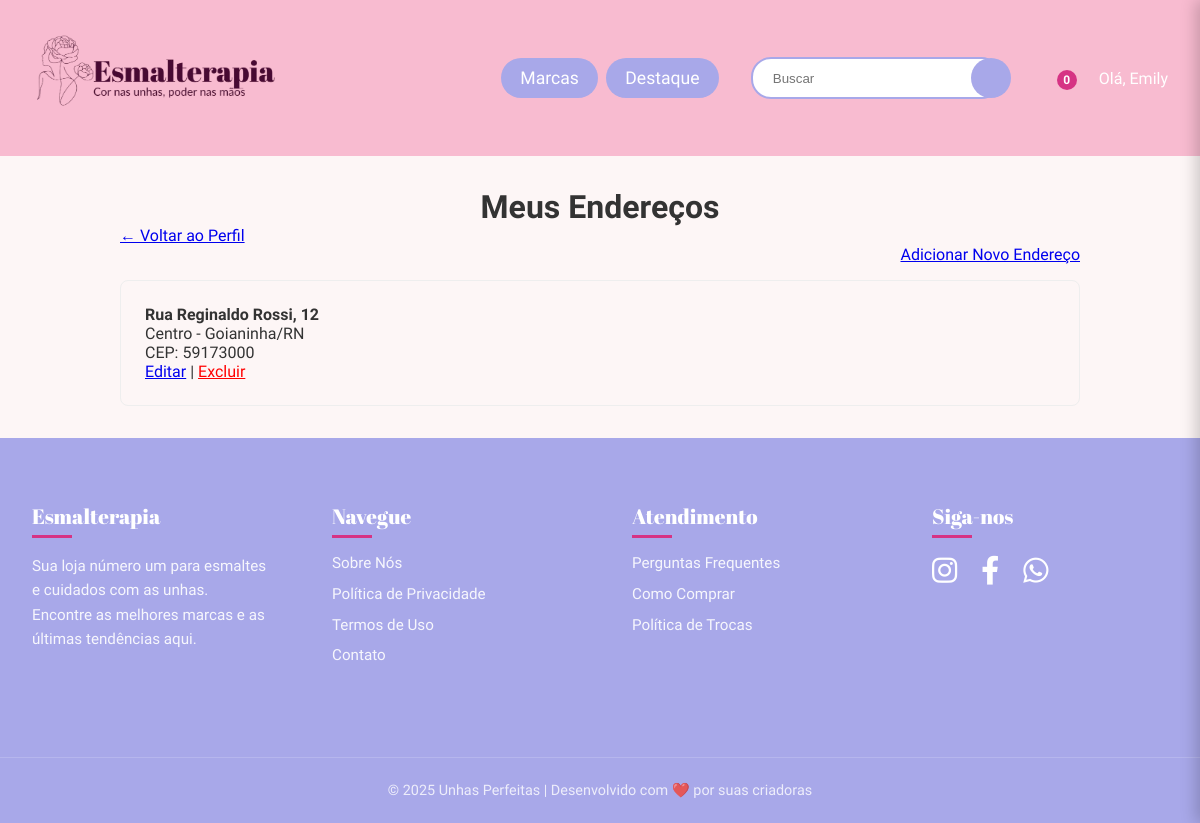
Screenshot of /meus-enderecos/ (signed in) with the database file from the repository.
### core/models.py (models this page shows, shortened)
class Usuario(AbstractUser):
    cpf = models.CharField(max_length=14, unique=True, verbose_name='CPF', help_text="CPF do usuário, deve ser único.")
    telefone = models.CharField(max_length=15, blank=True, null=True, help_text="Telefone de contato do usuário.")
    email = models.EmailField(unique=True)
    favoritos = models.ManyToManyField(Produto, related_name='favoritado_por', blank=True)
    USERNAME_FIELD = 'email'
    REQUIRED_FIELDS = ['username', 'first_name', 'last_name']

class EnderecoUsuario(models.Model):
    usuario = models.ForeignKey(Usuario, on_delete=models.CASCADE, related_name='enderecos')
    logradouro = models.CharField(max_length=255)
    numero = models.CharField(max_length=20)
    complemento = models.CharField(max_length=100, blank=True, null=True)
    bairro = models.CharField(max_length=100, null=True, blank=True)
    cidade = models.CharField(max_length=100)
    estado = models.CharField(max_length=2, help_text="Sigla do estado, ex: SP")
    cep = models.CharField(max_length=9, help_text="Formato 00000-000")

### core/views.py (the view)
# urls.py: path('meus-enderecos/', views.gerenciar_enderecos, name='gerenciar_enderecos'),
@login_required
def gerenciar_enderecos(request):
    enderecos = EnderecoUsuario.objects.filter(usuario=request.user)
    return render(request, 'core/gerenciar_enderecos.html', {'enderecos': enderecos})

### core/templates/core/gerenciar_enderecos.html
{% extends 'core/base.html' %}
{% block content %}
<div style="max-width: 960px; margin: 2rem auto;">
    <h1 style="text-align: center;">Meus Endereços</h1>
    <a href="{% url 'perfil' %}">← Voltar ao Perfil</a>
    <a href="{% url 'adicionar_endereco' %}" style="display: block; text-align: right; margin-bottom: 1rem;">Adicionar Novo Endereço</a>
    {% for endereco in enderecos %}
    <div style="border: 1px solid #eee; padding: 1.5rem; margin-bottom: 1rem; border-radius: 8px;">
        <p><strong>{{ endereco.logradouro }}, {{ endereco.numero }}</strong></p>
        <p>{{ endereco.bairro }} - {{ endereco.cidade }}/{{ endereco.estado }}</p>
        <p>CEP: {{ endereco.cep }}</p>
        <a href="{% url 'editar_endereco' endereco.id %}">Editar</a> |
        <a href="{% url 'deletar_endereco' endereco.id %}" style="color: red;">Excluir</a>
    </div>
    {% empty %}
    <p>Você não possui endereços cadastrados.</p>
    {% endfor %}
</div>
{% endblock %}

### core/templates/core/base.html (shortened to what this page needs)
{% load static %}
<!DOCTYPE html>
<html lang="pt-br">
<head>
    <link rel='stylesheet' href='{% static "core/css/base.css" %}'>
    <link rel='stylesheet'
        href='https://cdn-uicons.flaticon.com/2.6.0/uicons-regular-rounded/css/uicons-regular-rounded.css'>
    <link rel="stylesheet" href="https://cdnjs.cloudflare.com/ajax/libs/font-awesome/6.0.0-beta3/css/all.min.css">
</head>
<body>
    <header class="main-header">
        <div class="header-left">
            <div class="logo-container">
                <a href="{% url 'home' %}"><img src="{% static 'core/img/logo-loja-1.png' %}" alt="Unhas Perfeitas"></a>
            </div>
        </div>
        <div class="header-right">
            <nav class="main-nav">
                <ul class="nav-menu">
                    <li class="dropdown">
                        <a href="#">Marcas</a>
                    </li>
                    <li class="dropdown">
                        <a href="#">Destaque</a>
                    </li>
                </ul>
            </nav>
            <form action="{% url 'busca' %}" method="get" class="search-bar">
                <input type="text" name="q" placeholder="Buscar">
                <button type="submit"></button>
            </form>
            <div class="user-actions">
                <a href="{% url 'ver_carrinho' %}" title="Carrinho" class="cart-icon">
                    <span class="cart-count">
                        {% if request.session.carrinho %}  {{ request.session.carrinho|length }}
                        {% else %}                       0
                        {% endif %}                      </span>
                </a>
                {% if user.is_authenticated %}
                <a href="{% url 'perfil' %}" title="Minha Conta" class="user-profile-link">
                    <span>Olá, {{ user.first_name|default:user.username }}</span>
                </a>
                {% else %}
                <a href="{% url 'login' %}" class="login-link">Entrar</a>
                <a href="{% url 'registro' %}" class="register-link">Cadastrar</a>
                {% endif %}
            </div>
        </div>
    </header>
    <main>
        {% block content %}{% endblock %}
    </main>
    <footer class="main-footer">
        <div class="container footer-container">
            <div class="footer-column">
                <h3 class="footer-title">Esmalterapia</h3>
                <p>Sua loja número um para esmaltes e cuidados com as unhas. Encontre as melhores marcas e as últimas
                    tendências aqui.</p>
            </div>
            <div class="footer-column">
                <h3 class="footer-title">Navegue</h3>
                <ul class="footer-links">
                    <li><a href="#">Sobre Nós</a></li>
                    <li><a href="#">Política de Privacidade</a></li>
                    <li><a href="#">Termos de Uso</a></li>
                    <li><a href="#">Contato</a></li>
                </ul>
            </div>
            <div class="footer-column">
                <h3 class="footer-title">Atendimento</h3>
                <ul class="footer-links">
                    <li><a href="#">Perguntas Frequentes</a></li>
                    <li><a href="#">Como Comprar</a></li>
                    <li><a href="#">Política de Trocas</a></li>
                </ul>
            </div>
            <div class="footer-column">
                <h3 class="footer-title">Siga-nos</h3>
                <div class="social-icons">
                    <a href="#" class="social-icon" title="Instagram"><i class="fab fa-instagram"></i></a>
                    <a href="#" class="social-icon" title="Facebook"><i class="fab fa-facebook-f"></i></a>
                    <a href="#" class="social-icon" title="WhatsApp"><i class="fab fa-whatsapp"></i></a>
                </div>
            </div>
        </div>
        <div class="footer-bottom">
            <p>© {% now "Y" %} Unhas Perfeitas | Desenvolvido com ❤️ por suas criadoras</p>
        </div>
    </footer>
</body>
</html>

### core/static/core/css/base.css (style rules this page uses)
:root { --cor-primaria: #F8BBD0; --cor-secundaria: #A8A8E9; --cor-destaque: #d63384; --cor-texto: #333; --cor-fundo: #fdf6f6; --cor-branco: #ffffff; --fonte-principal: 'Afacad', sans-serif; --fonte-titulo: 'Abril Fatface', serif; --sombra-suave: 0 4px 12px rgba(0, 0, 0, 0.08); }
* { margin: 0; padding: 0; box-sizing: border-box; }
body { background-color: var(--cor-fundo); font-family: var(--fonte-principal); color: var(--cor-texto); }
.container { max-width: 1200px; margin: 0 auto; padding: 0 1rem; }
.main-header { display: flex; justify-content: space-between; align-items: center; background-color: var(--cor-primaria); padding: 0.5rem 2rem; position: relative; z-index: 10; }
.header-left { flex-shrink: 0; }
.logo-container img { height: 140px; display: block; }
.header-right { display: flex; align-items: center; gap: 2rem; }
.main-nav .nav-menu { display: flex; list-style: none; gap: 0.5rem; }
.nav-menu li a { text-decoration: none; color: var(--cor-branco); font-size: 1.1rem; font-weight: 500; padding: 0.6rem 1.2rem; display: block; background: var(--cor-secundaria); border-radius: 20px; transition: background-color 0.3s ease; }
.dropdown { position: relative; }
.search-bar { display: flex; align-items: center; }
.search-bar input { padding: 0.7rem 1rem; padding-left: 20px; border: none; border-radius: 20px; width: 250px; border: 2px solid var(--cor-secundaria); }
.search-bar button { background: var(--cor-secundaria); border: none; cursor: pointer; color: var(--cor-branco); width: 40px; height: 40px; border-radius: 50%; margin-left: -30px; display: flex; justify-content: center; align-items: center; transition: background-color 0.3s ease; }
.user-actions { display: flex; align-items: center; gap: 1.5rem; }
.user-actions a { color: var(--cor-branco); font-size: 1.6rem; text-decoration: none; position: relative; display: flex; align-items: center; gap: 0.5rem; transition: transform 0.2s ease; }
.user-actions .user-profile-link span { font-size: 1rem; font-weight: 500; }
.cart-icon .cart-count { position: absolute; top: -8px; right: -10px; background: var(--cor-destaque); border-radius: 50%; width: 20px; height: 20px; font-size: 12px; display: flex; justify-content: center; align-items: center; font-weight: bold; }
.main-footer { background-color: var(--cor-secundaria); color: var(--cor-branco); padding: 4rem 0 1.5rem 0; font-size: 0.95rem; }
.footer-container { display: grid; grid-template-columns: repeat(auto-fit, minmax(220px, 1fr)); gap: 2rem; padding-bottom: 2rem; }
.footer-column { padding: 0 1rem; }
.footer-title { font-family: var(--fonte-titulo); font-size: 1.3rem; margin-bottom: 1.5rem; color: var(--cor-branco); position: relative; font-weight: 500; }
.footer-title::after { content: ''; position: absolute; left: 0; bottom: -8px; height: 3px; width: 40px; background-color: var(--cor-destaque); }
.footer-column p { line-height: 1.6; opacity: 0.9; }
.footer-links { list-style: none; }
.footer-links li { margin-bottom: 0.8rem; }
.footer-links a { color: var(--cor-branco); text-decoration: none; opacity: 0.9; transition: all 0.3s ease; }
.social-icons { display: flex; gap: 1.5rem; }
.social-icon { color: var(--cor-branco); font-size: 1.8rem; transition: transform 0.3s ease, color 0.3s ease; }
.footer-bottom { text-align: center; margin-top: 3rem; padding-top: 1.5rem; border-top: 1px solid rgba(255, 255, 255, 0.2); font-size: 0.9rem; opacity: 0.8; }

### rows the page displays
Usuario: first_name "Emily"
EnderecoUsuario: logradouro "Rua Reginaldo Rossi", numero "12", bairro "Centro", cidade "Goianinha", estado "RN", cep "59173000"
